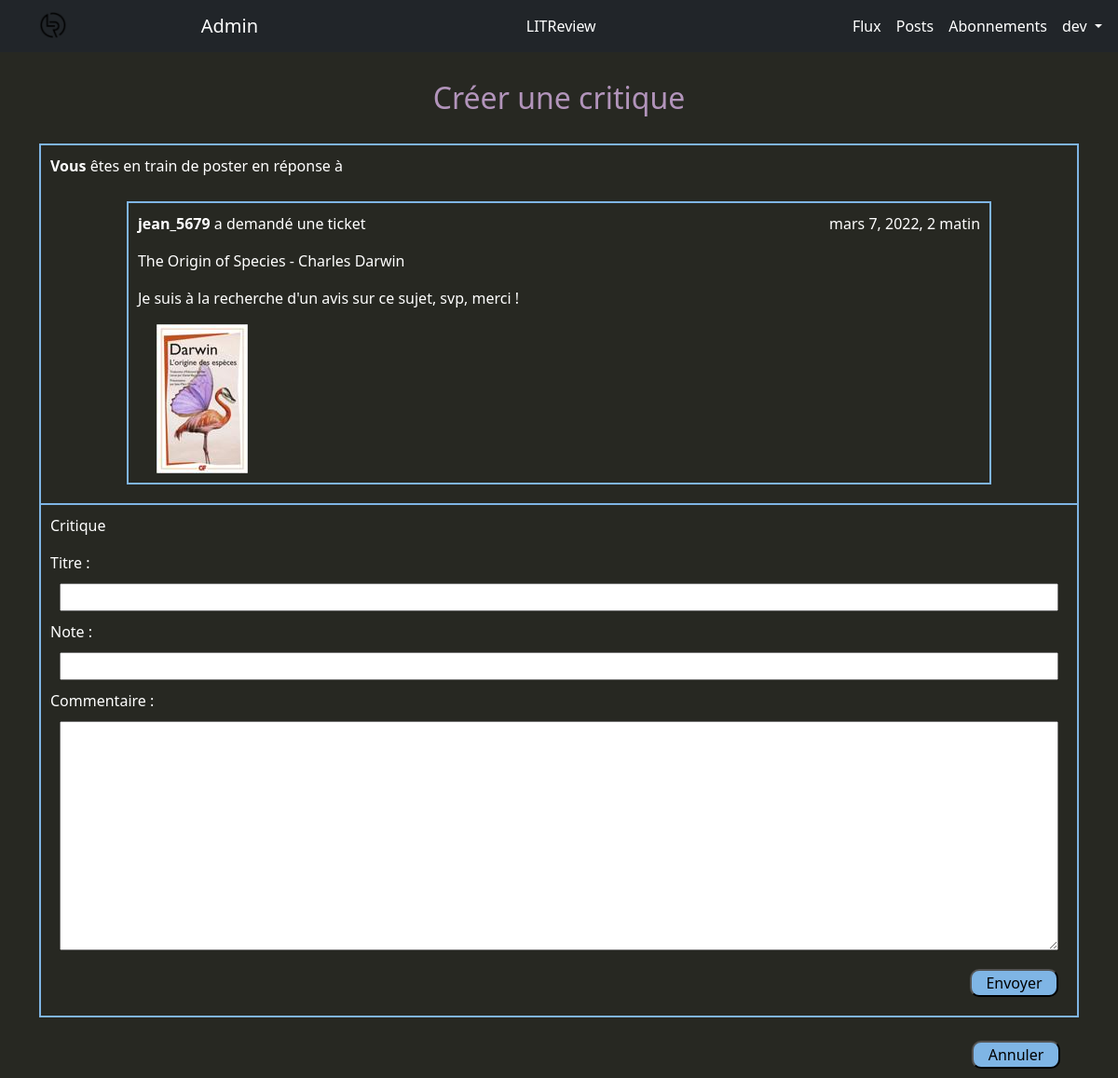
The page /flux/review_upload/ticket/57 (signed in) on the database its author committed.
### reviews/models.py (models this page shows, shortened)
class Ticket(models.Model):
    title = models.CharField(max_length=128)
    description = models.TextField(max_length=2_048, blank=True)
    user = models.ForeignKey(to=settings.AUTH_USER_MODEL,
                             on_delete=models.CASCADE)
    image = models.ImageField(null=True, blank=True, upload_to="ticket_images")
    time_created = models.DateTimeField(auto_now_add=True)
    IMAGE_MAX_SIZE = (120, 160)  # (largeur, hauteur)

### reviews/views.py (the view, shortened to what this page needs)
def review_ticket_answer(request, ticket_id):
    form = ReviewForm()
    ticket = Ticket.objects.get(id=ticket_id)
    already_answer = Review.objects.filter(user=request.user, ticket=ticket)
    if len(already_answer) != 0:
        messages.error(request,
                       MESSAGE_ALREADY_ANSWER,
                       extra_tags=TAGS_ALREADY_ANSWER)
        return redirect("flux-user")
    return render(request, "reviews/ticket_answer.html",
                  context={"form": form,
                           "post": ticket})

### reviews/forms.py
class ReviewForm(forms.ModelForm):
    label_fields = ["Titre", "Note", "Commentaire"]
    class Meta:
        model = Review
        fields = ["headline", "rating", "body"]
    def __init__(self, *args, **kwargs):
        super().__init__(*args, **kwargs)
        fields_attribute(self.fields, self.label_fields)

### reviews/forms.py (called while the page is built)
def fields_attribute(fields, label_fields):
    for idx, field in enumerate(fields):
        fields[field].widget.attrs.update(
            {"class": "fields-margin"})
        fields[field].label = label_fields[idx]

### reviews/templates/reviews/ticket_answer.html (shortened to what this page needs)
{% extends "base.html" %}
{% block content %}
{% if not option %}
  <h2>Créer une critique</h2>
{% elif option == "edit" %}
  <h2>Modifier votre critique</h2>
{% endif %}
<div class="flexbox-center flex-column">
  <div class="separate-form">
    <p><strong>Vous</strong> êtes en train de poster en réponse à</p>
    <div class="flexbox-center">
      {% include "reviews/ticket_view_snippet.html" with option="ticket-answer" %}
    </div>
  </div>
  <div class="separate-form border-top-none">
    <p>Critique</p>
    <form class="flexbox-center flex-column no-margin" method="post" enctype="mutipart/form-data">
      {% for field in form %}
        {{ field.label_tag }}
        {{ field }}
      {% endfor %}
      <div class="flexbox-right">
        <input class="button-margin-right generic-buttonn margin-10" type="submit" value="Envoyer">
      </div>
    </form>
  </div>
</div>
<div class="flexbox-right">
  <a href="
  {% if option == 'edit' %}{% url 'posts-user' %}
  {% else %}{% url 'flux-user' %}
  {% endif %}">
    <input class="button-margin-right generic-buttonn button-back" type="submit" value="Annuler">
  </a>
</div>
{% endblock %}

### templates/base.html (shortened to what this page needs)
{% load static %}
<html {% if LANGUAGE_CODE %}lang="{{ LANGUAGE_CODE }}"{% endif %}>
  <head>
    <link rel="stylesheet" href="{% static 'css/bootstrap.min.css' %}">
    <link rel="stylesheet" href="{% static 'css/littreview.css' %}">
  </head>
  <body>
    <nav class="navbar sticky-top navbar-expand-lg navbar-dark bg-dark">
      <div class="container">
        <div class="bs-perso-navbar-brand-container">
          <a class="navbar-brand" href="{% url 'home-page' %}">
            <img src="../media/logo_litreview_no_text.png" alt="Logo de LITReview">
          </a>
          {% if user.is_superuser %}
            <a class="navbar-brand" href="/admin">
              Admin
            </a>
          {% endif %}
        </div>
        <div class="navbar-nav bs-perso-navbar-central">
          <a class="nav-item nav-link active" href="{% url 'home-page' %}">
            LITReview
          </a>
        </div>
        <div id="navbarRight" class="navbar-nav bs-perso-navbar-right">
          {% if user.is_authenticated %}
          <a class="nav-item nav-link active" href="{% url 'flux-user' %}">
            Flux
          </a>
          <a class="nav-item nav-link active" href="{% url 'posts-user' %}">
            Posts
          </a>
          <a class="nav-item nav-link active" href="{% url 'follow-user' %}">
            Abonnements
          </a>
          {% endif %}
          <div class="nav-item dropdown">
            {% if user.is_authenticated %}
              <a class="nav-link active dropdown-toggle" href="#" data-bs-toggle="dropdown">
                {{ user.username }}
              </a>
            {% endif %}
          </div>
        </div>
      </div>
    </nav>
    <div class="container">
      <div class="jumbotron">
        {% block content %}{% endblock %}
      </div>
    </div>
  </body>
</html>

### reviews/templates/reviews/ticket_view_snippet.html (shortened to what this page needs)
<div class="borderr flux-content-container hyphens-break-word
{% if option == 'ticket-answer' %} content-ticket-answer{% endif %}">
  <div class="flux-content-first-line">
    {% if option == "interlock" %}
      <p>Ticket -
        <strong>
          {% if post.user == request.user %}Vous
          {% else %}{{ post.user }}
          {% endif %}
        </strong>
      </p>
    {% else %}
      {% if post.user == request.user %}
        <p><strong>Vous</strong> avez publié un ticket</p>
      {% else %}
        <p><strong>{{ post.user }}</strong> a demandé une ticket</p>
      {% endif %}
      <p>{{ post.time_created }}</p>
    {% endif %}
  </div>
  <p>{{ post.title }}</p>
  {% if post.description %}
    {% if option != "interlock" %}
      <p>{{ post.description }}</p>
    {% endif %}
  {% endif %}
  {% if post.image %}
    <div class="margin-left-20">
      <img src="{{ post.image.url }}" alt="Image inexistante">
    </div>
  {% endif %}
</div>

### static/css/littreview.css (style rules this page uses)
body { background-color: #272822; color: white; }
h2 { color: #b294bb; text-align: center; margin: 30px 0px; }
a { text-decoration: none; color: #7fb5e5; text-align: center; }
.bs-perso-navbar-central { position: sticky; left: 46.4%; }
.bs-perso-navbar-brand-container { display: flex; justify-content: space-between; width: 22.5%; }
.bs-perso-navbar-right { max-width: 22.5%; }
.flexbox-center { display: flex; justify-content: center; }
.flex-column { flex-direction: column; }
.generic-buttonn { background-color: #7fb5e5; border-radius: 10px; min-width: 95px; width: auto; }
.flexbox-right { display: flex; justify-content: right; }
.fields-margin { margin: 10px; }
.button-margin-right { margin-right: 10px; }
.borderr { border: 2px solid #7fb5e5; }
.flux-content-container { width: 55%; min-width: 500px; padding: 10px; margin: 10px 0px; }
.flux-content-first-line { display: flex; justify-content: space-between; }
.separate-form { min-width: 500px; border: 2px solid #7fb5e5; border-collapse: collapse; padding: 10px; }
.border-top-none { border-top: none; margin-bottom: 15px; }
.content-ticket-answer { width: 85%; min-width: 476px; }
.no-margin { margin: 0px; }
.margin-10 { margin: 10px; }
.button-back { margin: 10px; margin-right: 20px; }
.margin-left-20 { margin-left: 20px; }
.hyphens-break-word { -webkit-hyphens: auto; -moz-hyphens: auto; -ms-hyphens: auto; hyphens: auto; overflow-wrap: break-word; }

### rows shown on the page
Ticket: user "jean_5679", time_created "mars 7, 2022, 2 matin", title "The Origin of Species - Charles Darwin", description "Je suis à la recherche d'un avis sur ce sujet, svp, merci !", image (picture)

### other values the page prints
{{ user.username }} "dev"
{{ field.label_tag }} "Titre :" "Note :" "Commentaire :"
